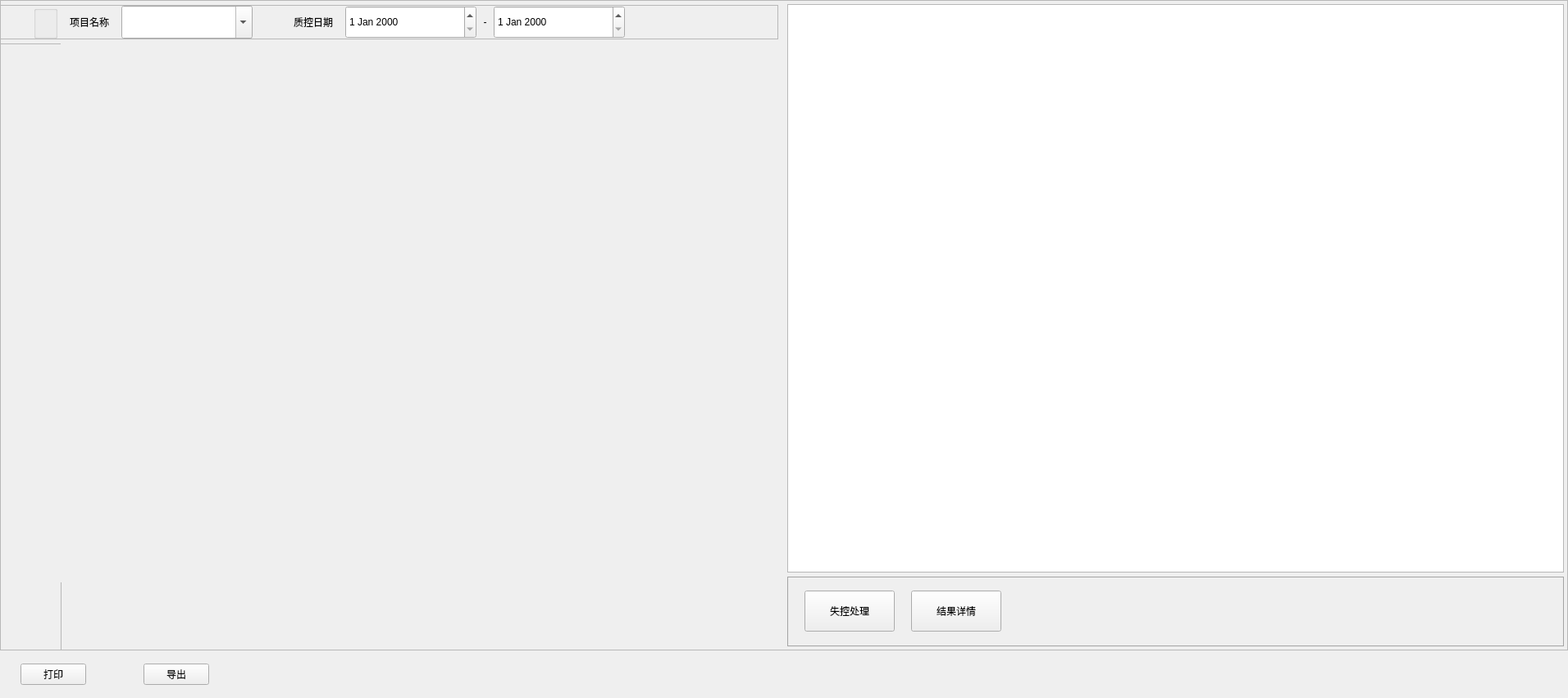
<?xml version="1.0" encoding="UTF-8"?>
<ui version="4.0">
 <class>QcGraphYoudenWidget</class>
 <widget class="QWidget" name="QcGraphYoudenWidget">
  <property name="geometry">
   <rect>
    <x>0</x>
    <y>0</y>
    <width>1912</width>
    <height>851</height>
   </rect>
  </property>
  <property name="windowTitle">
   <string>QcGraphYoudenWidget</string>
  </property>
  <widget class="QFrame" name="QcResultFrame">
   <property name="geometry">
    <rect>
     <x>960</x>
     <y>5</y>
     <width>947</width>
     <height>692</height>
    </rect>
   </property>
   <property name="frameShape">
    <enum>QFrame::StyledPanel</enum>
   </property>
   <property name="frameShadow">
    <enum>QFrame::Raised</enum>
   </property>
   <widget class="QTableView" name="QcResultTbl">
    <property name="geometry">
     <rect>
      <x>0</x>
      <y>0</y>
      <width>947</width>
      <height>693</height>
     </rect>
    </property>
    <property name="sizeAdjustPolicy">
     <enum>QAbstractScrollArea::AdjustToContents</enum>
    </property>
    <property name="showGrid">
     <bool>false</bool>
    </property>
    <attribute name="horizontalHeaderHighlightSections">
     <bool>false</bool>
    </attribute>
    <attribute name="horizontalHeaderMinimumSectionSize">
     <number>20</number>
    </attribute>
    <attribute name="horizontalHeaderStretchLastSection">
     <bool>false</bool>
    </attribute>
    <attribute name="verticalHeaderDefaultSectionSize">
     <number>43</number>
    </attribute>
   </widget>
  </widget>
  <widget class="McQcYoudenGraphic" name="QcGraphic" native="true">
   <property name="geometry">
    <rect>
     <x>5</x>
     <y>52</y>
     <width>949</width>
     <height>742</height>
    </rect>
   </property>
  </widget>
  <widget class="QLabel" name="BkLab">
   <property name="geometry">
    <rect>
     <x>0</x>
     <y>0</y>
     <width>1912</width>
     <height>851</height>
    </rect>
   </property>
   <property name="text">
    <string/>
   </property>
  </widget>
  <widget class="QFrame" name="TopFrame">
   <property name="geometry">
    <rect>
     <x>0</x>
     <y>6</y>
     <width>949</width>
     <height>42</height>
    </rect>
   </property>
   <property name="minimumSize">
    <size>
     <width>949</width>
     <height>42</height>
    </size>
   </property>
   <property name="maximumSize">
    <size>
     <width>949</width>
     <height>42</height>
    </size>
   </property>
   <property name="frameShape">
    <enum>QFrame::StyledPanel</enum>
   </property>
   <property name="frameShadow">
    <enum>QFrame::Raised</enum>
   </property>
   <layout class="QHBoxLayout" name="horizontalLayout_5" stretch="0,0,1">
    <property name="spacing">
     <number>50</number>
    </property>
    <property name="leftMargin">
     <number>40</number>
    </property>
    <property name="topMargin">
     <number>0</number>
    </property>
    <property name="rightMargin">
     <number>0</number>
    </property>
    <property name="bottomMargin">
     <number>0</number>
    </property>
    <item>
     <layout class="QHBoxLayout" name="horizontalLayout_8">
      <property name="spacing">
       <number>15</number>
      </property>
      <item>
       <widget class="QGroupBox" name="groupBox_subDevs">
        <property name="enabled">
         <bool>true</bool>
        </property>
        <property name="title">
         <string/>
        </property>
        <layout class="QHBoxLayout" name="horizontalLayout_subDevs">
         <property name="spacing">
          <number>15</number>
         </property>
         <property name="leftMargin">
          <number>0</number>
         </property>
         <property name="topMargin">
          <number>0</number>
         </property>
         <property name="rightMargin">
          <number>0</number>
         </property>
         <property name="bottomMargin">
          <number>0</number>
         </property>
        </layout>
       </widget>
      </item>
      <item>
       <widget class="QLabel" name="QcAssayNameLab">
        <property name="text">
         <string>项目名称</string>
        </property>
       </widget>
      </item>
      <item>
       <widget class="QFilterComboBox" name="AssayCombo">
        <property name="enabled">
         <bool>true</bool>
        </property>
        <property name="minimumSize">
         <size>
          <width>160</width>
          <height>40</height>
         </size>
        </property>
        <property name="maximumSize">
         <size>
          <width>16777215</width>
          <height>40</height>
         </size>
        </property>
        <property name="focusPolicy">
         <enum>Qt::WheelFocus</enum>
        </property>
        <property name="editable">
         <bool>true</bool>
        </property>
        <property name="frame">
         <bool>true</bool>
        </property>
       </widget>
      </item>
     </layout>
    </item>
    <item>
     <layout class="QHBoxLayout" name="horizontalLayout_4">
      <property name="spacing">
       <number>15</number>
      </property>
      <item>
       <widget class="QLabel" name="QcDateLab">
        <property name="minimumSize">
         <size>
          <width>0</width>
          <height>40</height>
         </size>
        </property>
        <property name="maximumSize">
         <size>
          <width>16777215</width>
          <height>40</height>
         </size>
        </property>
        <property name="text">
         <string>质控日期</string>
        </property>
       </widget>
      </item>
      <item>
       <layout class="QHBoxLayout" name="horizontalLayout_3">
        <property name="spacing">
         <number>3</number>
        </property>
        <item>
         <widget class="QDateEdit" name="QcStartDateEdit">
          <property name="minimumSize">
           <size>
            <width>160</width>
            <height>40</height>
           </size>
          </property>
          <property name="maximumSize">
           <size>
            <width>160</width>
            <height>40</height>
           </size>
          </property>
         </widget>
        </item>
        <item>
         <widget class="QLabel" name="DateSplitLab">
          <property name="minimumSize">
           <size>
            <width>15</width>
            <height>40</height>
           </size>
          </property>
          <property name="maximumSize">
           <size>
            <width>15</width>
            <height>40</height>
           </size>
          </property>
          <property name="text">
           <string>-</string>
          </property>
          <property name="alignment">
           <set>Qt::AlignCenter</set>
          </property>
         </widget>
        </item>
        <item>
         <widget class="QDateEdit" name="QcEndDateEdit">
          <property name="minimumSize">
           <size>
            <width>160</width>
            <height>40</height>
           </size>
          </property>
          <property name="maximumSize">
           <size>
            <width>160</width>
            <height>40</height>
           </size>
          </property>
         </widget>
        </item>
       </layout>
      </item>
     </layout>
    </item>
    <item>
     <spacer name="horizontalSpacer_6">
      <property name="orientation">
       <enum>Qt::Horizontal</enum>
      </property>
      <property name="sizeHint" stdset="0">
       <size>
        <width>40</width>
        <height>20</height>
       </size>
      </property>
     </spacer>
    </item>
   </layout>
  </widget>
  <widget class="QFrame" name="line_v">
   <property name="geometry">
    <rect>
     <x>0</x>
     <y>0</y>
     <width>1</width>
     <height>792</height>
    </rect>
   </property>
   <property name="frameShape">
    <enum>QFrame::StyledPanel</enum>
   </property>
   <property name="frameShadow">
    <enum>QFrame::Raised</enum>
   </property>
   <property name="lines" stdset="0">
    <string>solid</string>
   </property>
  </widget>
  <widget class="QFrame" name="line_h">
   <property name="geometry">
    <rect>
     <x>0</x>
     <y>0</y>
     <width>1912</width>
     <height>1</height>
    </rect>
   </property>
   <property name="frameShape">
    <enum>QFrame::StyledPanel</enum>
   </property>
   <property name="frameShadow">
    <enum>QFrame::Raised</enum>
   </property>
   <property name="lines" stdset="0">
    <string>solid</string>
   </property>
  </widget>
  <widget class="QFrame" name="line_h_2">
   <property name="geometry">
    <rect>
     <x>0</x>
     <y>792</y>
     <width>1912</width>
     <height>1</height>
    </rect>
   </property>
   <property name="frameShape">
    <enum>QFrame::StyledPanel</enum>
   </property>
   <property name="frameShadow">
    <enum>QFrame::Raised</enum>
   </property>
   <property name="lines" stdset="0">
    <string>solid</string>
   </property>
  </widget>
  <widget class="QFrame" name="line_v_2">
   <property name="geometry">
    <rect>
     <x>1911</x>
     <y>0</y>
     <width>1</width>
     <height>792</height>
    </rect>
   </property>
   <property name="frameShape">
    <enum>QFrame::StyledPanel</enum>
   </property>
   <property name="frameShadow">
    <enum>QFrame::Raised</enum>
   </property>
   <property name="lines" stdset="0">
    <string>solid</string>
   </property>
  </widget>
  <widget class="QFrame" name="line_h_3">
   <property name="geometry">
    <rect>
     <x>960</x>
     <y>5</y>
     <width>947</width>
     <height>1</height>
    </rect>
   </property>
   <property name="frameShape">
    <enum>QFrame::StyledPanel</enum>
   </property>
   <property name="frameShadow">
    <enum>QFrame::Raised</enum>
   </property>
   <property name="lines" stdset="0">
    <string>solid</string>
   </property>
  </widget>
  <widget class="QFrame" name="line_h_4">
   <property name="geometry">
    <rect>
     <x>960</x>
     <y>697</y>
     <width>947</width>
     <height>1</height>
    </rect>
   </property>
   <property name="frameShape">
    <enum>QFrame::StyledPanel</enum>
   </property>
   <property name="frameShadow">
    <enum>QFrame::Raised</enum>
   </property>
   <property name="lines" stdset="0">
    <string>solid</string>
   </property>
  </widget>
  <widget class="QFrame" name="line_v_3">
   <property name="geometry">
    <rect>
     <x>960</x>
     <y>5</y>
     <width>1</width>
     <height>693</height>
    </rect>
   </property>
   <property name="frameShape">
    <enum>QFrame::StyledPanel</enum>
   </property>
   <property name="frameShadow">
    <enum>QFrame::Raised</enum>
   </property>
   <property name="lines" stdset="0">
    <string>solid</string>
   </property>
  </widget>
  <widget class="QFrame" name="line_v_4">
   <property name="geometry">
    <rect>
     <x>1906</x>
     <y>5</y>
     <width>1</width>
     <height>693</height>
    </rect>
   </property>
   <property name="frameShape">
    <enum>QFrame::StyledPanel</enum>
   </property>
   <property name="frameShadow">
    <enum>QFrame::Raised</enum>
   </property>
   <property name="lines" stdset="0">
    <string>solid</string>
   </property>
  </widget>
  <widget class="QFrame" name="line_h_5">
   <property name="geometry">
    <rect>
     <x>0</x>
     <y>53</y>
     <width>74</width>
     <height>1</height>
    </rect>
   </property>
   <property name="frameShape">
    <enum>QFrame::StyledPanel</enum>
   </property>
   <property name="frameShadow">
    <enum>QFrame::Raised</enum>
   </property>
   <property name="lines" stdset="0">
    <string>solid</string>
   </property>
  </widget>
  <widget class="QFrame" name="line_v_5">
   <property name="geometry">
    <rect>
     <x>74</x>
     <y>710</y>
     <width>1</width>
     <height>83</height>
    </rect>
   </property>
   <property name="frameShape">
    <enum>QFrame::StyledPanel</enum>
   </property>
   <property name="frameShadow">
    <enum>QFrame::Raised</enum>
   </property>
   <property name="lines" stdset="0">
    <string>solid</string>
   </property>
  </widget>
  <widget class="QWidget" name="widget" native="true">
   <property name="geometry">
    <rect>
     <x>25</x>
     <y>802</y>
     <width>1871</width>
     <height>40</height>
    </rect>
   </property>
   <layout class="QHBoxLayout" name="horizontalLayout">
    <property name="spacing">
     <number>70</number>
    </property>
    <property name="leftMargin">
     <number>0</number>
    </property>
    <property name="topMargin">
     <number>0</number>
    </property>
    <property name="rightMargin">
     <number>0</number>
    </property>
    <property name="bottomMargin">
     <number>0</number>
    </property>
    <item>
     <widget class="QPushButton" name="PrintBtn">
      <property name="minimumSize">
       <size>
        <width>0</width>
        <height>0</height>
       </size>
      </property>
      <property name="maximumSize">
       <size>
        <width>16777215</width>
        <height>16777215</height>
       </size>
      </property>
      <property name="text">
       <string>打印</string>
      </property>
      <property name="buttons" stdset="0">
       <string>flat</string>
      </property>
     </widget>
    </item>
    <item>
     <widget class="QPushButton" name="export_btn">
      <property name="minimumSize">
       <size>
        <width>0</width>
        <height>0</height>
       </size>
      </property>
      <property name="maximumSize">
       <size>
        <width>16777215</width>
        <height>16777215</height>
       </size>
      </property>
      <property name="text">
       <string>导出</string>
      </property>
      <property name="buttons" stdset="0">
       <string>flat</string>
      </property>
     </widget>
    </item>
    <item>
     <spacer name="horizontalSpacer">
      <property name="orientation">
       <enum>Qt::Horizontal</enum>
      </property>
      <property name="sizeHint" stdset="0">
       <size>
        <width>40</width>
        <height>20</height>
       </size>
      </property>
     </spacer>
    </item>
   </layout>
  </widget>
  <widget class="QFrame" name="TblCtrlFrame">
   <property name="geometry">
    <rect>
     <x>960</x>
     <y>703</y>
     <width>947</width>
     <height>85</height>
    </rect>
   </property>
   <property name="minimumSize">
    <size>
     <width>947</width>
     <height>85</height>
    </size>
   </property>
   <property name="maximumSize">
    <size>
     <width>947</width>
     <height>85</height>
    </size>
   </property>
   <property name="styleSheet">
    <string notr="true">QFrame{border:1px solid #a4a4a4;}</string>
   </property>
   <property name="frameShape">
    <enum>QFrame::StyledPanel</enum>
   </property>
   <property name="frameShadow">
    <enum>QFrame::Raised</enum>
   </property>
   <layout class="QHBoxLayout" name="horizontalLayout_7" stretch="0,0,1">
    <property name="spacing">
     <number>20</number>
    </property>
    <property name="leftMargin">
     <number>20</number>
    </property>
    <property name="topMargin">
     <number>0</number>
    </property>
    <property name="rightMargin">
     <number>20</number>
    </property>
    <property name="bottomMargin">
     <number>0</number>
    </property>
    <item>
     <widget class="QPushButton" name="OutCtrlBtn">
      <property name="minimumSize">
       <size>
        <width>110</width>
        <height>50</height>
       </size>
      </property>
      <property name="maximumSize">
       <size>
        <width>16777215</width>
        <height>50</height>
       </size>
      </property>
      <property name="text">
       <string>失控处理</string>
      </property>
      <property name="buttons" stdset="0">
       <string notr="true">btn_dlg</string>
      </property>
     </widget>
    </item>
    <item>
     <widget class="QPushButton" name="DetailBtn">
      <property name="minimumSize">
       <size>
        <width>110</width>
        <height>50</height>
       </size>
      </property>
      <property name="maximumSize">
       <size>
        <width>16777215</width>
        <height>50</height>
       </size>
      </property>
      <property name="text">
       <string>结果详情</string>
      </property>
      <property name="buttons" stdset="0">
       <string notr="true">btn_dlg</string>
      </property>
     </widget>
    </item>
    <item>
     <spacer name="horizontalSpacer_4">
      <property name="orientation">
       <enum>Qt::Horizontal</enum>
      </property>
      <property name="sizeHint" stdset="0">
       <size>
        <width>385</width>
        <height>20</height>
       </size>
      </property>
     </spacer>
    </item>
   </layout>
  </widget>
  <zorder>BkLab</zorder>
  <zorder>TopFrame</zorder>
  <zorder>QcResultFrame</zorder>
  <zorder>QcGraphic</zorder>
  <zorder>line_v</zorder>
  <zorder>line_h</zorder>
  <zorder>line_h_2</zorder>
  <zorder>line_v_2</zorder>
  <zorder>line_h_3</zorder>
  <zorder>line_h_4</zorder>
  <zorder>line_v_3</zorder>
  <zorder>line_v_4</zorder>
  <zorder>line_h_5</zorder>
  <zorder>line_v_5</zorder>
  <zorder>widget</zorder>
  <zorder>TblCtrlFrame</zorder>
 </widget>
 <layoutdefault spacing="6" margin="11"/>
 <customwidgets>
  <customwidget>
   <class>QFilterComboBox</class>
   <extends>QComboBox</extends>
   <header>shared/QFilterComboBox.h</header>
  </customwidget>
  <customwidget>
   <class>McQcYoudenGraphic</class>
   <extends>QWidget</extends>
   <header>mcqcyoudengraphic.h</header>
   <container>1</container>
  </customwidget>
 </customwidgets>
 <resources/>
 <connections/>
</ui>
